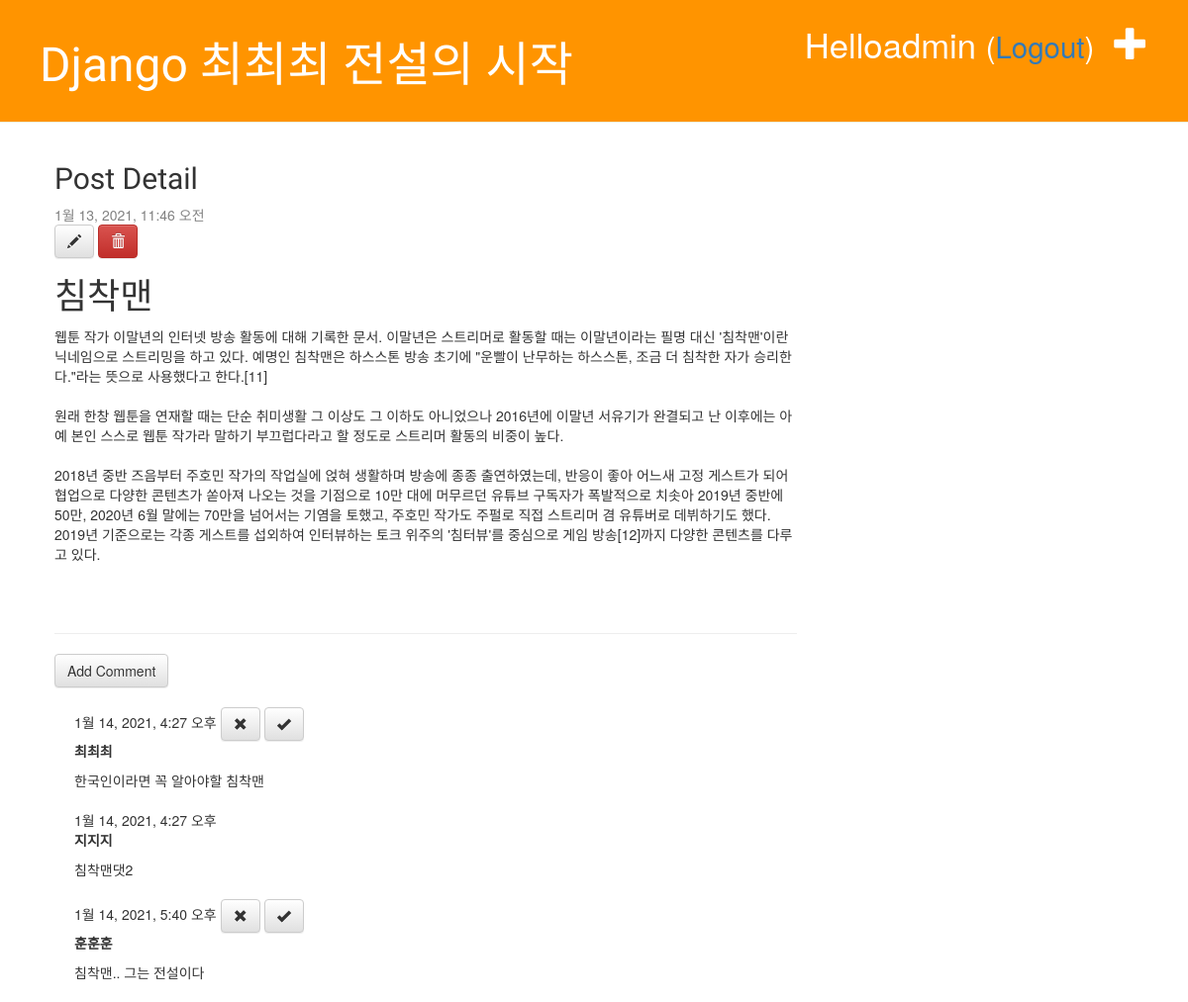
The app's page /post/4 (signed in), older data.
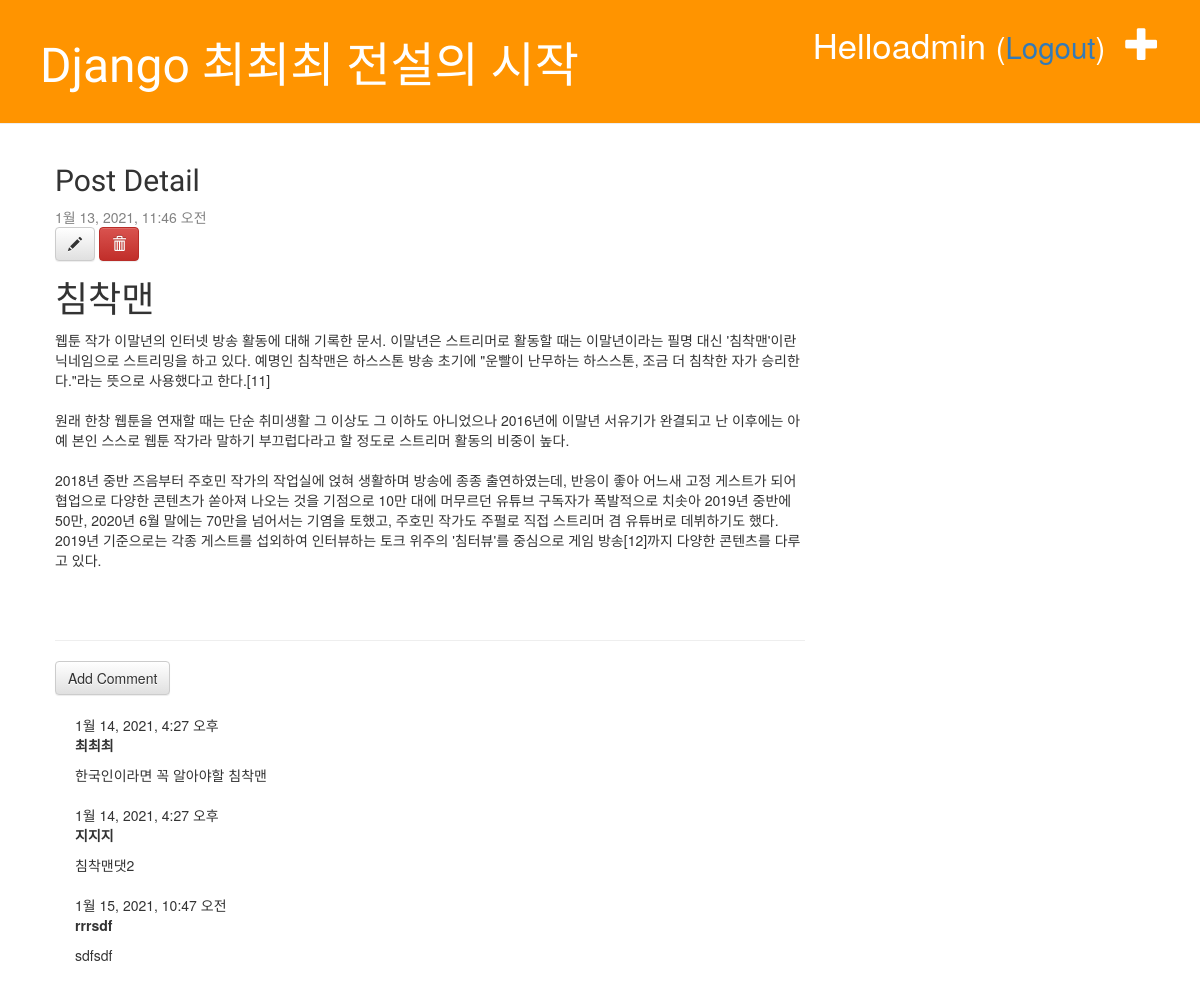
The same page, newer data.
### blog/models.py (models this page shows, shortened)
class Comment(models.Model):
    post = models.ForeignKey('blog.Post', on_delete=models.CASCADE, related_name='comments')
    author = models.CharField(max_length=100)
    text = models.TextField()
    created_date = models.DateTimeField(default=timezone.now)
    approved_comment = models.BooleanField(default=False)

### blog/views.py (the view)
# urls.py: path('post/<int:pk>',views.post_detail, name = 'post_detail'),
def post_detail(request, pk):
    post = get_object_or_404(Post, pk = pk)
    return render(request, 'blog/post_detail.html', {'post': post}) #맨뒤에 {}안에서 객체를 넘겨준다.

### blog/templates/blog/post_detail.html (shortened to what this page needs)
{% extends 'blog/base.html' %}
{% block content %}
    <div class="post">
        <h2>Post Detail</h2>
        {% if post.published_date %}
            <div class="date">
                {{ post.published_date }}
            </div>
        {% endif %}
        {% if user.is_authenticated %}
            <a href="{% url 'post_edit' pk=post.pk %}" class="btn btn-default">
                <span class="glyphicon glyphicon-pencil"></span>
            </a>
            <a href=# onclick="post_remove()" class="btn btn-danger">
                <span class="glyphicon glyphicon-trash"></span>
            </a>
        {% endif %}
        <h1>{{ post.title }}</h1>
        <p>{{ post.text|linebreaksbr }}</p>
    </div>
    <hr>
    <a href="{% url 'add_comment_to_post' pk=post.pk %}" class="btn btn-default">Add Comment</a>
    {% for comment in post.comments.all %}
        {% if user.is_authenticated %}
        <div class = "comment">
            <div dlass="date">
                {{comment.created_date}}
                {% if not comment.approved_comment %}
                <a href="{% url 'comment_remove' pk=comment.pk %}" class="btn btn-default">
                    <span class="glyphicon glyphicon-remove"></span>
                </a>
                <a href="{% url 'comment_approve' pk=comment.pk %}" class="btn btn-default">
                    <span class="glyphicon glyphicon-ok"></span>
                </a>
                {% endif%}
            </div>
            <strong>{{comment.author}}</strong>
            <p>{{comment.text|linebreaks}}</p>
        </div>
        {% endif %}
    {% empty %}
        <p>No comments here yet : </p>
    {% endfor %}
{% endblock %}

Row changes from the older to the newer data that the page shows:
removed Comment: created_date "1월 14, 2021, 5:40 오후", approved_comment False (drawn), author "훈훈훈", text "침착맨.. 그는 전설이다"
changed Comment "최최최": approved_comment False → True (drawn)
added Comment: created_date "1월 15, 2021, 10:47 오전", author "rrrsdf", text "sdfsdf"
